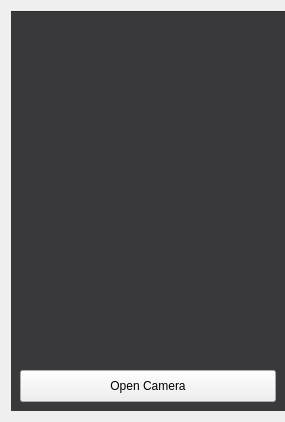
      <widget class="QWidget" name="layoutWidget">
       <layout class="QGridLayout" name="gridLayout_7">
        <property name="rightMargin">
         <number>0</number>
        </property>
        <property name="spacing">
         <number>0</number>
        </property>
        <item row="0" column="0">
         <widget class="QWidget" name="m_LeftPanelWidget" native="true">
          <property name="minimumSize">
           <size>
            <width>0</width>
            <height>400</height>
           </size>
          </property>
          <property name="styleSheet">
           <string notr="true">QWidget#m_LeftPanelWidget{
background-color: qlineargradient(x1:0, y1:0, x1:1, y1:6, stop: 0.9#39393b, stop:1#39393b);
border-top:1px solid rgb(45,45,45);
}</string>
          </property>
          <layout class="QGridLayout" name="gridLayout_12">
           <item row="0" column="0">
            <widget class="QListWidget" name="m_CamerasListBox">
             <property name="sizePolicy">
              <sizepolicy hsizetype="Expanding" vsizetype="Minimum">
               <horstretch>0</horstretch>
               <verstretch>0</verstretch>
              </sizepolicy>
             </property>
             <property name="minimumSize">
              <size>
               <width>80</width>
               <height>200</height>
              </size>
             </property>
             <property name="maximumSize">
              <size>
               <width>16777215</width>
               <height>16777215</height>
              </size>
             </property>
             <property name="styleSheet">
              <string notr="true">QListWidget{
color:white;
border:none;
background:transparent;
}

QListWidget::item:selected {
background-color:rgb(98, 98, 98);
}

QListWidget::item QWidget{
color:white;
padding:0;
margin:0;
}

</string>
             </property>
             <property name="isWrapping" stdset="0">
              <bool>false</bool>
             </property>
            </widget>
           </item>
           <item row="1" column="0">
            <widget class="QPushButton" name="m_OpenCloseButton">
             <property name="enabled">
              <bool>true</bool>
             </property>
             <property name="minimumSize">
              <size>
               <width>0</width>
               <height>32</height>
              </size>
             </property>
             <property name="maximumSize">
              <size>
               <width>16777215</width>
               <height>16777215</height>
              </size>
             </property>
             <property name="cursor">
              <cursorShape>PointingHandCursor</cursorShape>
             </property>
             <property name="toolTip">
              <string>&lt;p&gt;&lt;b&gt;Open/Close Camera&lt;/b&gt;&lt;/p&gt;
&lt;span&gt;Clicking this button will open/close selected camera.&lt;/span&gt;</string>
             </property>
             <property name="text">
              <string>Open Camera</string>
             </property>
            </widget>
           </item>
          </layout>
         </widget>
        </item>
       </layout>
      </widget>
